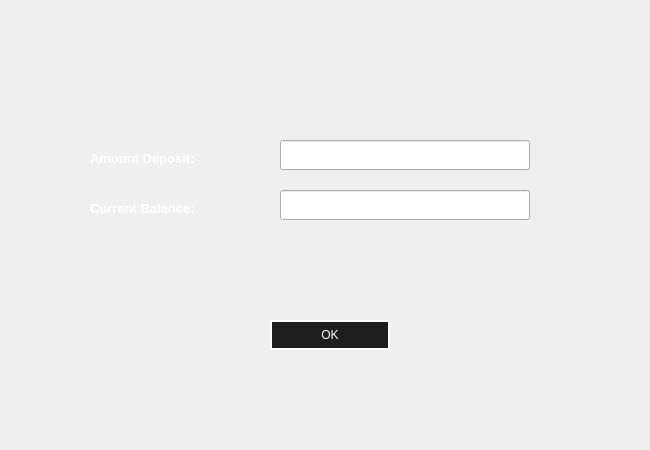
<?xml version="1.0" encoding="UTF-8"?>
<ui version="4.0">
 <class>Atm_Deposit_Receipt</class>
 <widget class="QWidget" name="Atm_Deposit_Receipt">
  <property name="geometry">
   <rect>
    <x>0</x>
    <y>0</y>
    <width>650</width>
    <height>450</height>
   </rect>
  </property>
  <property name="minimumSize">
   <size>
    <width>650</width>
    <height>450</height>
   </size>
  </property>
  <property name="maximumSize">
   <size>
    <width>650</width>
    <height>450</height>
   </size>
  </property>
  <property name="windowTitle">
   <string>DEPOSIT RECEIPT</string>
  </property>
  <property name="styleSheet">
   <string notr="true">QPushButton{
color: white;
background: transparent;
background-color: rgb(30, 30, 30);
border: 2px solid white;
}

QPushButton:hover{
background-color: rgb(30, 30, 30);
color: white;
}

QPushButton:pressed
{
font: bold;
}

</string>
  </property>
  <widget class="QLabel" name="label">
   <property name="geometry">
    <rect>
     <x>90</x>
     <y>150</y>
     <width>181</width>
     <height>17</height>
    </rect>
   </property>
   <property name="font">
    <font>
     <pointsize>10</pointsize>
    </font>
   </property>
   <property name="text">
    <string>&lt;html&gt;&lt;head/&gt;&lt;body&gt;&lt;p&gt;&lt;span style=&quot; font-weight:600; color:#ffffff;&quot;&gt;Amount Deposit:&lt;/span&gt;&lt;/p&gt;&lt;/body&gt;&lt;/html&gt;</string>
   </property>
  </widget>
  <widget class="QLabel" name="label_2">
   <property name="geometry">
    <rect>
     <x>90</x>
     <y>200</y>
     <width>181</width>
     <height>17</height>
    </rect>
   </property>
   <property name="font">
    <font>
     <pointsize>10</pointsize>
    </font>
   </property>
   <property name="text">
    <string>&lt;html&gt;&lt;head/&gt;&lt;body&gt;&lt;p&gt;&lt;span style=&quot; font-weight:600; color:#ffffff;&quot;&gt;Current Balance:&lt;/span&gt;&lt;/p&gt;&lt;/body&gt;&lt;/html&gt;</string>
   </property>
  </widget>
  <widget class="QLineEdit" name="amnt">
   <property name="geometry">
    <rect>
     <x>280</x>
     <y>140</y>
     <width>250</width>
     <height>30</height>
    </rect>
   </property>
   <property name="readOnly">
    <bool>true</bool>
   </property>
  </widget>
  <widget class="QLineEdit" name="bal">
   <property name="geometry">
    <rect>
     <x>280</x>
     <y>190</y>
     <width>250</width>
     <height>30</height>
    </rect>
   </property>
   <property name="readOnly">
    <bool>true</bool>
   </property>
  </widget>
  <widget class="QPushButton" name="okay">
   <property name="geometry">
    <rect>
     <x>270</x>
     <y>320</y>
     <width>120</width>
     <height>30</height>
    </rect>
   </property>
   <property name="styleSheet">
    <string notr="true">
QPushButton:hover{
background-color: rgb(30, 0, 50);
color: white;
}</string>
   </property>
   <property name="text">
    <string>OK</string>
   </property>
  </widget>
  <widget class="QLabel" name="label_3">
   <property name="geometry">
    <rect>
     <x>0</x>
     <y>0</y>
     <width>650</width>
     <height>450</height>
    </rect>
   </property>
   <property name="minimumSize">
    <size>
     <width>650</width>
     <height>450</height>
    </size>
   </property>
   <property name="maximumSize">
    <size>
     <width>650</width>
     <height>450</height>
    </size>
   </property>
   <property name="styleSheet">
    <string notr="true">border-image: url(:/images/clientbg1.png);</string>
   </property>
   <property name="text">
    <string/>
   </property>
  </widget>
  <zorder>label_3</zorder>
  <zorder>label</zorder>
  <zorder>label_2</zorder>
  <zorder>amnt</zorder>
  <zorder>bal</zorder>
  <zorder>okay</zorder>
 </widget>
 <resources>
  <include location="resource.qrc"/>
 </resources>
 <connections/>
</ui>
